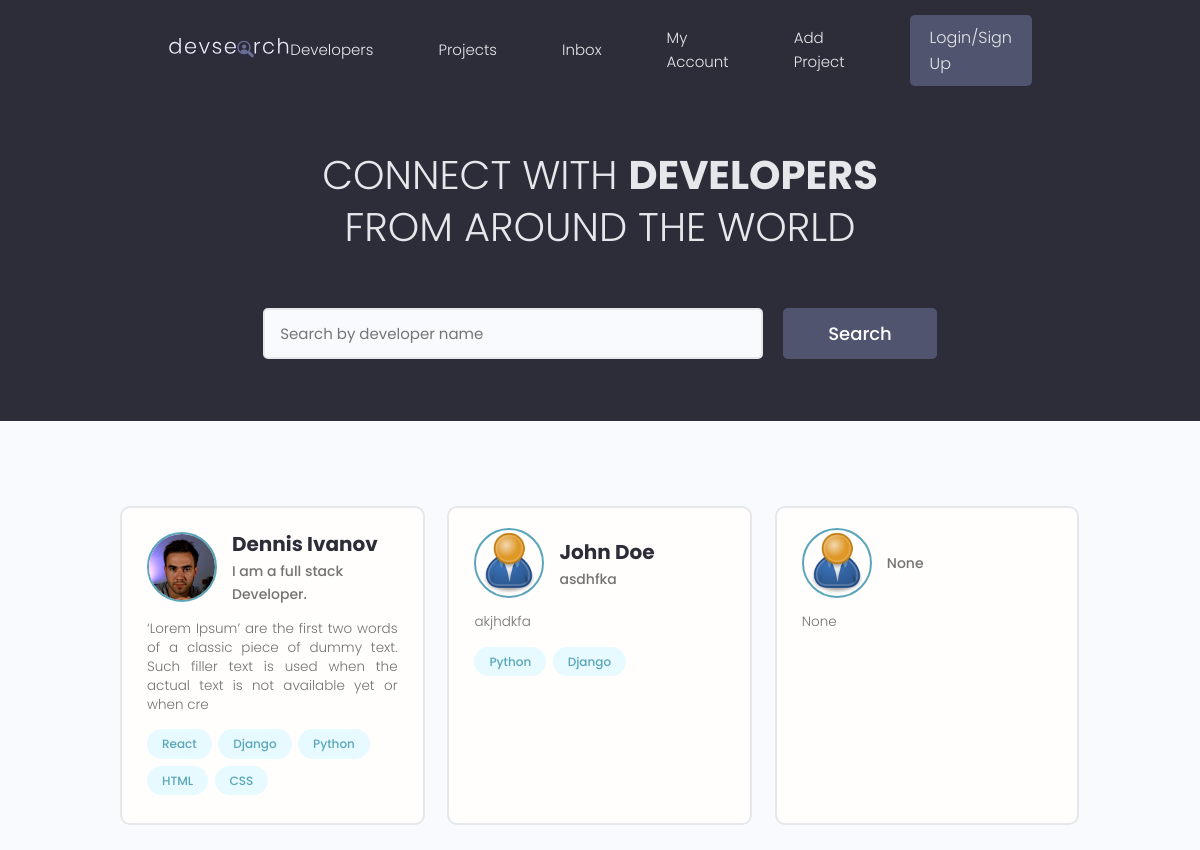
The page / on the database its author committed.
### users/models.py (models this page shows, shortened)
class Profile(models.Model):
    user = models.OneToOneField(User, on_delete=models.CASCADE, null=True, blank=True)
    name = models.CharField(max_length=200, blank=True, null=True)
    email = models.EmailField(max_length=500, blank=True, null=True)
    username = models.CharField(max_length=200, blank=True, null=True)
    location = models.CharField(max_length=200, blank=True, null=True)
    short_intro = models.CharField(max_length=200, blank=True, null=True)
    bio = models.TextField(blank=True, null=True)
    profile_image = models.ImageField(null=True, blank=True, upload_to='profiles/', default="profiles/user-default.png")
    social_github = models.CharField(max_length=200, blank=True, null=True)
    social_twitter = models.CharField(max_length=200, blank=True, null=True)
    social_linkedin = models.CharField(max_length=200, blank=True, null=True)
    social_youtube = models.CharField(max_length=200, blank=True, null=True)
    social_website = models.CharField(max_length=200, blank=True, null=True)
    created = models.DateTimeField(auto_now_add=True)
    id = models.UUIDField(default=uuid.uuid4, unique=True, primary_key=True, editable=False)

class Skill(models.Model):
    owner = models.ForeignKey(Profile, on_delete=models.CASCADE, null=True, blank=True)
    name = models.CharField(max_length=200, blank=True, null=True)
    description = models.TextField(null=True, blank=True)
    created = models.DateTimeField(auto_now_add=True)
    id = models.UUIDField(default=uuid.uuid4, unique=True, primary_key=True, editable=False)
    def __str__(self):
        return str(self.name)

### users/views.py (the view)
# urls.py: path('', views.profiles, name="profiles"),
def profiles(request):
    profiles = Profile.objects.all()
    context = {'profiles' : profiles}
    return render(request, 'users/profiles.html', context)

### users/templates/users/profiles.html (shortened to what this page needs)
{% extends 'main.html' %}
{% block content %}
<main class="home">
    <section class="hero-section text-center">
      <div class="container container--narrow">
        <div class="hero-section__box">
          <h2>CONNECT WITH <span>DEVELOPERS</span></h2>
          <h2>FROM AROUND THE WORLD</h2>
        </div>
        <div class="hero-section__search">
          <form class="form" action="#" method="get">
            <div class="form__field">
              <input class="input input--text" id="formInput#search" type="text" name="text"
                placeholder="Search by developer name" />
            </div>
            <input class="btn btn--sub btn--lg" type="submit" value="Search" />
          </form>
        </div>
      </div>
    </section>
    <section class="devlist">
      <div class="container">
        <div class="grid grid--three">
        {% for profile in profiles %}
          <div class="column card">
            <div class="dev">
              <a href="{% url 'user-profile' profile.id %}" class="card__body">
                <div class="dev__profile">
                  <img class="avatar avatar--md" src="{{ profile.profile_image.url }}" alt="image" />
                  <div class="dev__meta">
                    <h3>{{ profile.name }}</h3>
                    <h5>{{ profile.short_intro|slice:"60" }}</h5>
                  </div>
                </div>
                <p class="dev__info">
                  {{profile.bio|slice:"150"}}
                </p>
                <div class="dev__skills">
                  {% for skill in profile.skill_set.all|slice:"5" %}
                  <span class="tag tag--pill tag--main">
                    <small>{{ skill }}</small>
                  </span>
                  {% endfor %}
                </div>
              </a>
            </div>
          </div>
        {% endfor %}
        </div>
      </div>
    </section>
  </main>
{% endblock content %}

### static/styles/app.css (style rules this page uses)
:root { --color-sub: #2d2d39; }
.btn--sub { background-color: var(--color-sub-light); }
.card { border: 2px solid var(--color-light); }
img { width: 100%; }
.hero-section { height: 40vh; display: flex; align-items: center; background-color: var(--color-sub); }
.hero-section__box { margin-bottom: 4rem; }
.hero-section__box > h2, .hero-section__box > h2 > span { font-size: 4rem; color: var(--color-light); line-height: 1.3; text-transform: uppercase; }
.hero-section__box > h2 { font-weight: 300; }
.hero-section__box > h2 > span { font-weight: 700; }
.hero-section__search > .form { display: flex; align-items: center; justify-content: center; gap: 2rem; }
.hero-section__search > .form input.input--text { width: 50rem; }
.devlist { margin-top: 8rem; }
.devlist .grid { align-items: stretch; }
.devlist .dev .dev__profile { display: flex; align-items: center; gap: 1.5rem; }
.devlist .dev .dev__meta h3 { color: var(--color-sub); font-size: 2rem; font-weight: 700; }
.devlist .dev .dev__meta h5 { color: var(--color-text); font-size: 1.4rem; font-weight: 500; }
.devlist .dev .dev__info { margin: 1.5rem 0; font-size: 1.35rem; line-height: 1.4; text-align: justify; }

### static/uikit/styles/modules/_variables.css (style rules this page uses)
:root { --color-main: #5aa5b9; --color-main-light: #e6faff; --color-sub: #3f4156; --color-sub-light: #51546e; --color-sub-lighter: #ededfd; --color-text: #737373; --color-gray: #8b8b8b; --color-light: #e5e7eb; --color-light-gray: #767676; --color-bg: #f8fafd; --color-white: #fffefd; --color-white-light: #f3f3f3; --color-success: #359e64; --color-success-bg: #def8e8; --color-error: #fc4b0b; --color-error-bg: #fff2ee; --font-base: 'Poppins', arial, helvetica, 'Segoe UI', roboto, ubuntu, sans-serif; --font-monospace: 'Fira Code', 'Courier New', courier, monospace; --font-regular: 300; --font-medium: 500; --font-bold: 700; --generic-shadow: 1px 1px 5px #00000010; --generic-transition: all 0.3s ease-in-out; }

### static/uikit/styles/modules/_base.css (style rules this page uses)
* { margin: 0; padding: 0; box-sizing: border-box; text-rendering: optimizeLegibility; color: inherit; font-size: inherit; }
html { font-size: 50%; }
@media only screen and (min-width: 480px) { html { font-size: 56.25%; } }
@media only screen and (min-width: 1200px) { html { font-size: 62.5%; } }
body { line-height: 1.6; font-weight: 400; font-size: 1.5rem; color: var(--color-text); background-color: var(--color-bg); min-height: 100vh; }

### static/uikit/styles/modules/_typography.css (style rules this page uses)
* { font-family: var(--font-base); }
h2 { font-size: 3.6rem; font-weight: var(--font-bold); }
h3 { font-size: 3.2rem; font-weight: var(--font-medium); }
h5 { font-size: 2.4rem; font-weight: var(--font-medium); }
h5, h6 { font-weight: var(--font-regular); }
p, span, strong { font-size: 1.6rem; color: var(--color-text); font-weight: var(--font-regular); }
a { padding-bottom: 2px; text-decoration: none; display: inline-block; color: var(--color-main); font-weight: var(--font-medium); }

### static/uikit/styles/modules/_utilities.css (style rules this page uses)
.container { width: 92%; max-width: 165rem; margin: 0 auto; box-sizing: border-box; }
.container--narrow { width: 92%; max-width: 120rem; }
@media screen and (min-width: 1000px) { .container { width: 90%; } }
@media screen and (min-width: 1000px) { .container--narrow { width: 85%; } }
@media screen and (min-width: 1200px) { .container { width: 80%; } }
@media screen and (min-width: 1200px) { .container--narrow { width: 72%; } }
.text-center { text-align: center; }

### static/uikit/styles/modules/_avatar.css (style rules this page uses)
.avatar { border-radius: 50%; border: 2px solid var(--color-main); object-fit: cover; }
.avatar--md { height: 7rem; width: 7rem; }

### static/uikit/styles/modules/_button.css (style rules this page uses)
.btn { display: inline-block; position: relative; cursor: pointer; background-color: var(--color-light); font-weight: var(--font-medium); color: var(--color-sub); text-decoration: none; padding: 1rem 2rem; border-radius: 0.5rem; border: none; width: -webkit-fit-content; width: -moz-fit-content; width: fit-content; height: -webkit-fit-content; height: -moz-fit-content; height: fit-content; font-size: 1.6rem; outline-width: 0; outline-color: transparent; -webkit-backface-visibility: hidden; backface-visibility: hidden; transition: all 0.3s ease-in-out; }
.btn--sub { background-color: var(--color-sub); color: var(--color-white); }
.btn--lg { font-size: 1.8rem; padding: 1.2rem 4.5rem; }

### static/uikit/styles/modules/_card.css (style rules this page uses)
.card { border-radius: 1rem; background-color: var(--color-white); border: 1.5px solid var(--color-light); width: auto; height: auto; margin-top: 0.5rem; margin-bottom: 0.5rem; overflow: hidden; }
.card__body, .card__header { padding: 2rem 2.5rem; }

### rows shown on the page
Profile: profile_image (picture), name "Dennis Ivanov", short_intro "I am a full stack Developer.", bio "‘Lorem Ipsum’ are the first two words of a classic piece of dummy text. Such filler text is used when the actual text is not available yet or when cre"
Skill: name "React"
Skill: name "Django"
Skill: name "Python"
Skill: name "HTML"
Skill: name "CSS"
Profile: profile_image (placeholder picture), name "John Doe", short_intro "asdhfka", bio "akjhdkfa"
Skill: name "Python"
Skill: name "Django"
Profile: profile_image (placeholder picture), short_intro "None", bio "None"
